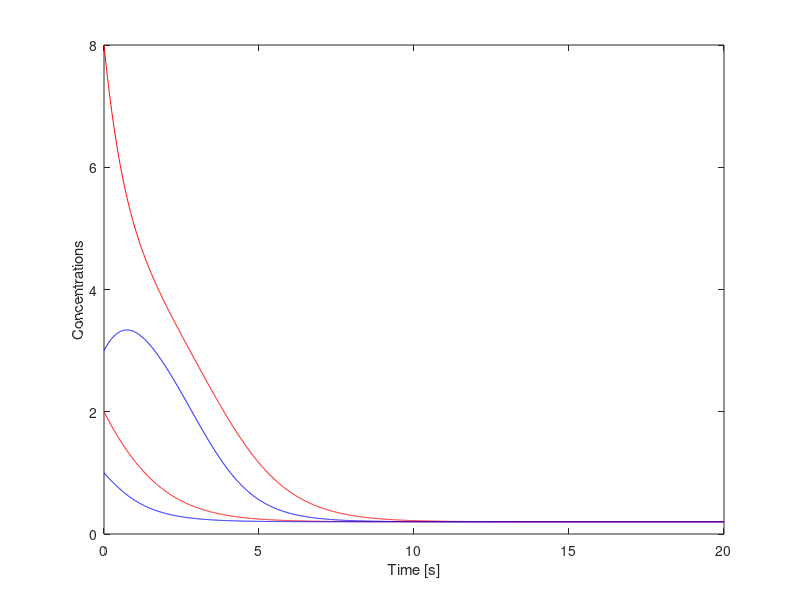
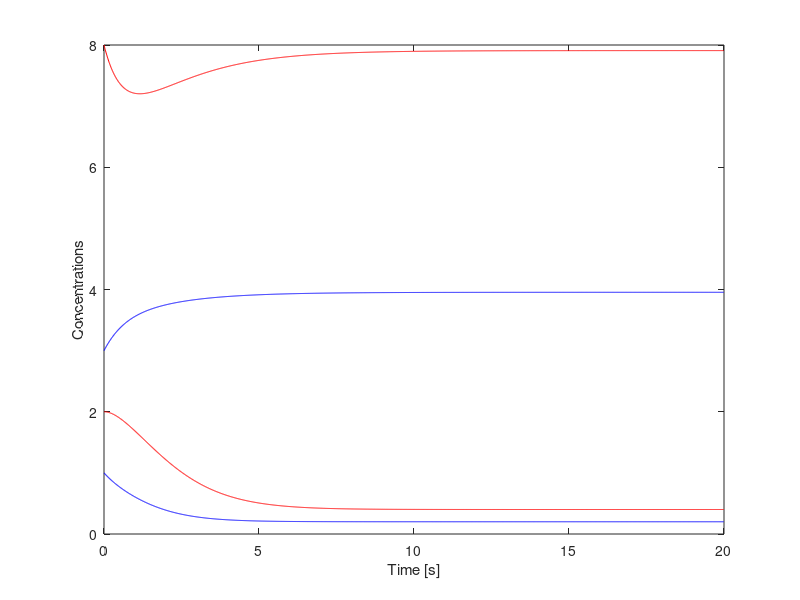
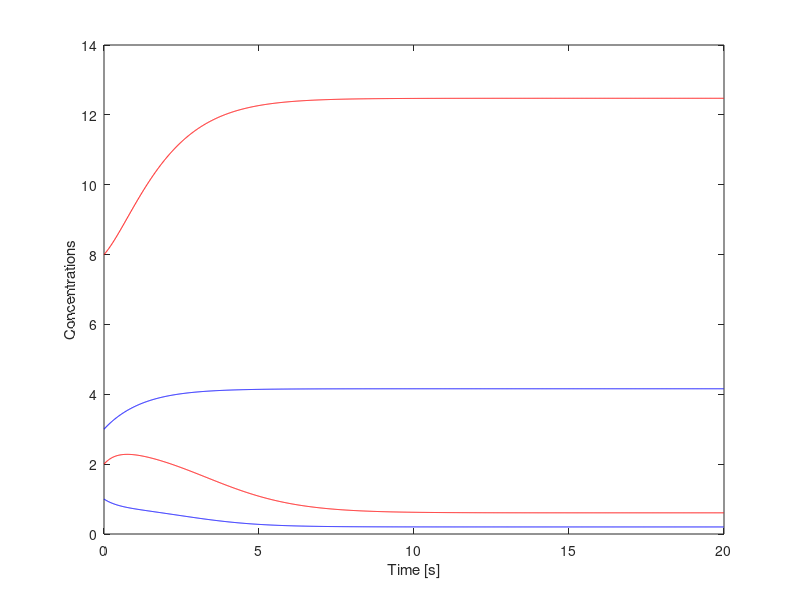
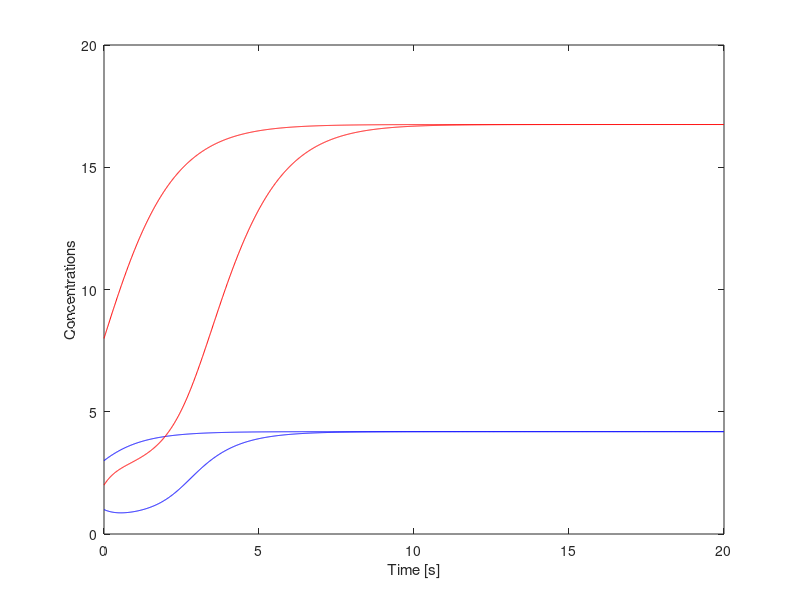

MATLAB code for these plots, in order:
%%%%%%%%%%%%%%%%%%%%%%%%%%%%%%%%%%%
%%% 1:  Define constants 
b = 1;
g = 1;
d = 0.2;
p = 4;
s =1;
L0 = 4;
Lext = 1:7;
Linit = [8 2];
LacYinit = [3 1];

%%%%%%%%%%%%%%%%%%%%%%%%%%%%%%%%%%%
%%% 2:  Define parameters that will be varied 
L_all = [];
LacY_all = [];

%%%%%%%%%%%%%%%%%%%%%%%%%%%%%%%%%%%
%%% 3:  Define time step, simulation time, initialize matrices 
dt    = 0.01 ; % s 
tlast = 20.000 ;  % s
iterations = fix(tlast/dt) ;
time = dt*(0:iterations-1) ;
%%%%%
 

%%%%%%%%%%%%%%%%%%%%%%%%%%%%%%%%%%%
%%% 4:  Run for different ICs, values of S 

for k = 1:length(Lext)
figure
for j = 1:length(Linit)
    
    for i = 1:iterations
      if (i == 1)
          L = Linit(j);
          LacY = LacYinit(j);
      end
      L_all(i) = L;
      LacY_all(i) = LacY;
      dLdt = b*Lext(k).*LacY - g.*L;
      dLacYdt = d + p.*(L.^4/(L^4+L0^4)) - s.*LacY;
      L = L + dt*dLdt ;
      LacY = LacY + dt*dLacYdt ;
   
    end 
   
    plot(time,L_all,'r')
    hold on
    plot(time,LacY_all,'b')
    xlabel('Time [s]')
    ylabel('Concentrations')
    
end
end